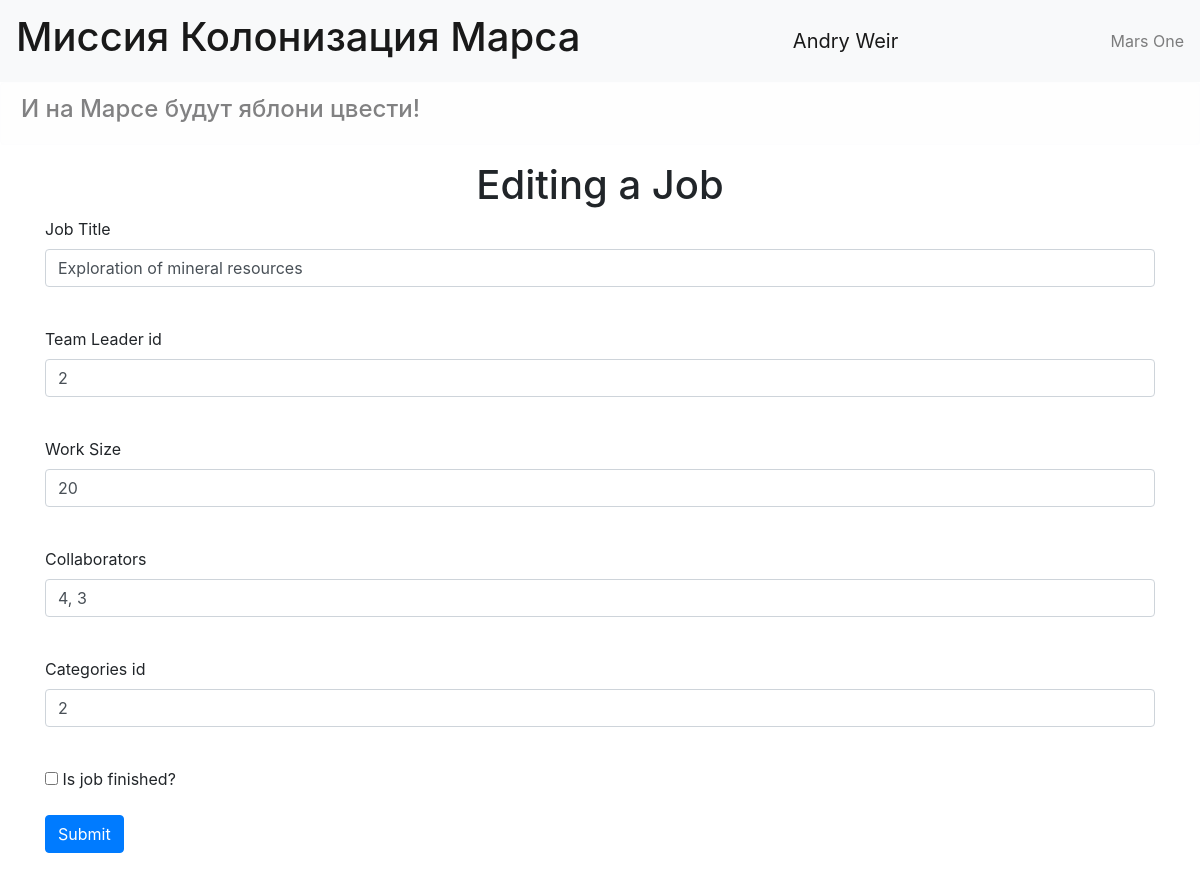
Page /jobs/2 (signed in) on the committed database.
### data/users.py (models this page shows, shortened)
class User(SqlAlchemyBase, UserMixin, SerializerMixin):
    __tablename__ = 'users'
    id = sqlalchemy.Column(sqlalchemy.Integer,
                           primary_key=True, autoincrement=True)
    surname = sqlalchemy.Column(sqlalchemy.String, nullable=True)
    name = sqlalchemy.Column(sqlalchemy.String, nullable=True)
    age = sqlalchemy.Column(sqlalchemy.Integer, nullable=True)
    position = sqlalchemy.Column(sqlalchemy.String, nullable=True)
    speciality = sqlalchemy.Column(sqlalchemy.String, nullable=True)
    address = sqlalchemy.Column(sqlalchemy.String, nullable=True)
    email = sqlalchemy.Column(sqlalchemy.String, unique=True, nullable=True)
    city_from = sqlalchemy.Column(sqlalchemy.String, unique=True, nullable=True)
    hashed_password = sqlalchemy.Column(sqlalchemy.String, nullable=True)
    modified_date = sqlalchemy.Column(sqlalchemy.DateTime, default=datetime.datetime.now)

### data/jobs.py (models this page shows)
class Jobs(SqlAlchemyBase, SerializerMixin):
    __tablename__ = 'jobs'
    id = sqlalchemy.Column(sqlalchemy.Integer,
                           primary_key=True, autoincrement=True)
    team_leader_id = sqlalchemy.Column(sqlalchemy.Integer, sqlalchemy.ForeignKey("users.id"))
    team_leader = orm.relation('User')
    job = sqlalchemy.Column(sqlalchemy.String, nullable=True)
    work_size = sqlalchemy.Column(sqlalchemy.Integer, nullable=True)
    collaborators = sqlalchemy.Column(sqlalchemy.String, nullable=True)
    start_date = sqlalchemy.Column(sqlalchemy.String, nullable=True)
    end_date = sqlalchemy.Column(sqlalchemy.String, nullable=True)
    is_finished = sqlalchemy.Column(sqlalchemy.Boolean, nullable=True)
    categories_id = sqlalchemy.Column(sqlalchemy.String, nullable=True)
    categories = orm.relation("Category",
                              secondary="association",
                              backref="jobs")

### main.py (the view, shortened to what this page needs)
@app.route('/jobs/<int:id>', methods=['GET', 'POST'])
@login_required
def edit_job(id):
    form = JobForm()
    if request.method == "GET":
        session = db_session.create_session()
        job = session.query(Jobs).filter(Jobs.id == id,
                                         ((Jobs.team_leader == current_user) | (current_user.id == 1))).first()
        if job:
            form.team_leader_id.data = job.team_leader_id
            form.job.data = job.job
            form.work_size.data = job.work_size
            form.collaborator.data = job.collaborators
            form.is_finished.data = job.is_finished
            form.categories_id.data = job.categories_id
        else:
            abort(404)
    return render_template('adding_job.html', title='Editing a Job', form=form)

### main.py
class JobForm(FlaskForm):
    job = StringField('Job Title', validators=[DataRequired()])
    team_leader_id = IntegerField('Team Leader id', validators=[DataRequired()])
    work_size = IntegerField('Work Size', validators=[DataRequired()])
    collaborator = StringField('Collaborators', validators=[DataRequired()])
    is_finished = BooleanField('Is job finished?')
    categories_id = StringField('Categories id', validators=[DataRequired()])
    submit = SubmitField('Submit', validators=[DataRequired()])

### data/db_session.py (called while the page is built)
def create_session() -> Session:
    global __factory
    return __factory()

### main.py (called while the page is built)
@login_manager.user_loader
def load_user(user_id):
    session = db_session.create_session()
    return session.query(User).get(user_id)

### templates/adding_job.html (shortened to what this page needs)
{% extends "base.html" %}
{% block content %}
<h1>{{ title }}</h1>
<form action="" method="post">
    <p>
        {{ form.job.label }}<br>
        {{ form.job(class="form-control") }}<br>
    </p>
    <p>
        {{ form.team_leader_id.label }}<br>
        {{ form.team_leader_id(class="form-control") }}<br>
    </p>
    <p>
        {{ form.work_size.label }}<br>
        {{ form.work_size(class="form-control") }}<br>
    </p>
    <p>
        {{ form.collaborator.label }}<br>
        {{ form.collaborator(class="form-control") }}<br>
    </p>
    <p>
        {{ form.categories_id.label }}<br>
        {{ form.categories_id(class="form-control") }}<br>
    </p>
    <p>{{ form.is_finished() }} {{ form.is_finished.label }}</p>
    <p>{{ form.submit(type="submit", class="btn btn-primary") }}</p>
</form>
{% endblock %}

### templates/base.html (shortened to what this page needs)
<!DOCTYPE html>
<html lang="en">
<head>
    <link rel="stylesheet"
                    href="https://stackpath.bootstrapcdn.com/bootstrap/4.4.1/css/bootstrap.min.css"
>
    <link rel="stylesheet" type="text/css" href="{{url_for('static', filename='css/style.css')}}" />
</head>
<body>
    <header>
    <nav class="navbar navbar-light bg-light">
        <span class="navbar-brand mb-0 h1"><h1>Миссия Колонизация Марса</h1></span>
        {% if current_user.is_authenticated %}
        <a class="navbar-brand" href="/logout">{{ current_user.name }} {{ current_user.surname }}</a>
        {% else %}
        <p>
            <a class="btn btn-primary " href="/register">Register</a>
            <a class="btn btn-success" href="/login">Log in</a>
        </p>
       {% endif %}
        <span class="navbar-text">Mars One</span>
    </nav>
    <div class="alert alert-light">
        <h4>И на Марсе будут яблони цвести!</h4>
    </div>
    </header>
    <main role="main" class="container">
        {% block content %}{% endblock %}
    </main>
</body>
</html>

### static/css/style.css (style rules this page uses)
h1 { text-align: center; }

### rows in the picture
User: name "Andry", surname "Weir"
Jobs: job "Exploration of mineral resources", team_leader_id "2", work_size "20", categories_id "2"

### other values in the picture
{{ title }} "Editing a Job"
